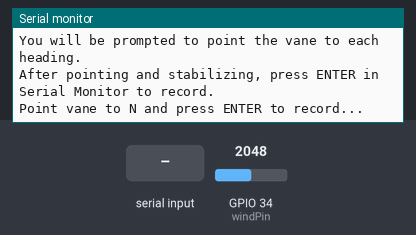
This sketch was run on a simulated ESP32. On the bench: the last lines printed to the serial monitor. The test bench sets the inputs (shaded band); at power-on: GPIO 34 (windPin) = 2048.

Above: at 1.4 s.
1.5 s: "1" received over Serial
At 2.7 s:
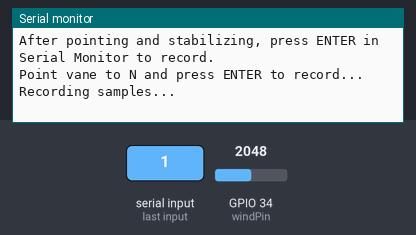
4.5 s: "0" received over Serial
At 7.0 s:
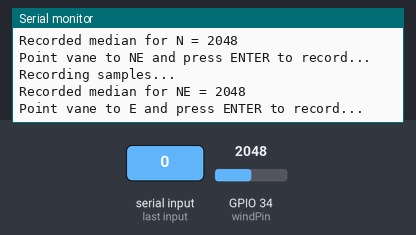
7.5 s: "2" received over Serial
At 10.3 s:
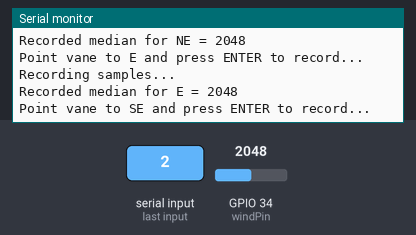
10.5 s: "1" received over Serial
At 12.8 s:
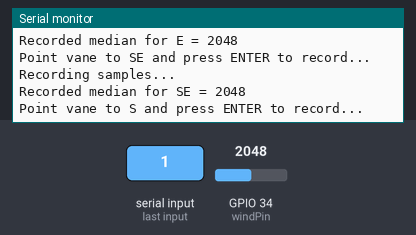
13.5 s: "0" received over Serial
At 16.3 s:
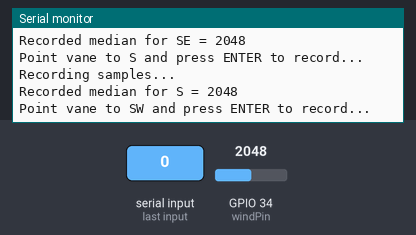
16.5 s: "2" received over Serial
At 19.8 s:
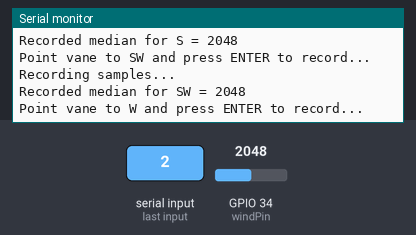

The sketch:

Wind_Vane_calibration.ino
```cpp
/*
  Wind Vane Interactive Calibration
  - Point vane to heading shown on serial, press a key to record.
  - Collects N_SAMPLES samples and computes median for accuracy.
  - At the end it prints medians and suggested ADC ranges (midpoints).
*/

const int windPin = 34;
const int N_DIRECTIONS = 8;
const int N_SAMPLES = 200;        // samples per heading
const int SAMPLE_DELAY_MS = 8;    // between samples

const char* headings[N_DIRECTIONS] = {"N", "NE", "E", "SE", "S", "SW", "W", "NW"};
int medians[N_DIRECTIONS];

int readMedianSamples(int count) {
  static int buf[1024];
  if (count > 1024) count = 1024;
  for (int i = 0; i < count; i++) {
    buf[i] = analogRead(windPin);
    delay(SAMPLE_DELAY_MS);
  }
  // simple nth_element-style median (partial sort by qsort for clarity)
  // Using qsort (std C) for simplicity
  qsort(buf, count, sizeof(int), [](const void* a, const void* b) -> int {
    int aa = *(const int*)a;
    int bb = *(const int*)b;
    return (aa < bb) ? -1 : (aa > bb) ? 1 : 0;
  });
  return buf[count/2];
}

void setup() {
  Serial.begin(115200);
  delay(200);
  Serial.println("\n=== Wind Vane Interactive Calibration ===");
  Serial.println("You will be prompted to point the vane to each heading.");
  Serial.println("After pointing and stabilizing, press ENTER in Serial Monitor to record.");
  Serial.println();
  pinMode(windPin, INPUT);
}

void loop() {
  for (int i = 0; i < N_DIRECTIONS; i++) {
    Serial.print("Point vane to ");
    Serial.print(headings[i]);
    Serial.println(" and press ENTER to record...");
    // wait for newline
    while (!Serial.available()) { delay(50); }
    // consume input
    while (Serial.available()) Serial.read();

    Serial.println("Recording samples...");
    int m = readMedianSamples(N_SAMPLES);
    medians[i] = m;
    Serial.print("Recorded median for ");
    Serial.print(headings[i]);
    Serial.print(" = ");
    Serial.println(m);
    delay(300);
  }

  // Print medians and compute boundaries
  Serial.println("\nCalibration results:");
  for (int i = 0; i < N_DIRECTIONS; i++) {
    Serial.print(headings[i]);
    Serial.print(" median = ");
    Serial.println(medians[i]);
  }

  // compute boundaries between adjacent medians (circular)
  Serial.println("\nSuggested ADC ranges:");
  for (int i = 0; i < N_DIRECTIONS; i++) {
    int a = medians[i];
    int b = medians[(i+1)%N_DIRECTIONS];
    // midpoint circularly: if b < a, treat as wrap-around
    int mid;
    if (b >= a) mid = (a + b) / 2;
    else { // wrap
      // convert to 0..4095 linear by adding 4096 to b
      mid = (a + (b + 4096)) / 2;
      if (mid >= 4096) mid -= 4096;
    }
    int rangeStart = (i==0) ? ((medians[(i-1+N_DIRECTIONS)%N_DIRECTIONS] + a + 4096)/2 % 4096) : 0;
    // We'll print min..max by using adjacent mids:
    int prev = medians[(i-1+N_DIRECTIONS)%N_DIRECTIONS];
    int prevMid;
    if (a >= prev) prevMid = (prev + a) / 2;
    else prevMid = (prev + (a + 4096)) / 2 % 4096;
    int start = prevMid;
    int end = mid;
    Serial.print(headings[i]);
    Serial.print(": ");
    Serial.print(start);
    Serial.print("  ->  ");
    Serial.println(end);
  }

  Serial.println("\nCalibration complete. Restart board to run normal code.");
  while (1) delay(1000);
}
```

Measured:
- after the input at 1.5 s, the serial monitor: prints a new line at once (image 1)
- after the input at 4.5 s, the serial monitor: prints a new line after 1.7 s (image 2)
- after the input at 7.5 s, the serial monitor: prints a new line after 1.6 s (image 3)
- after the input at 10.5 s, the serial monitor: prints a new line after 1.7 s (image 4)
- after the input at 13.5 s, the serial monitor: prints a new line after 1.6 s (image 5)
- after the input at 16.5 s, the serial monitor: prints a new line after 1.7 s (image 6)
